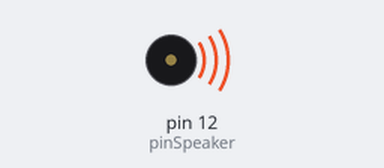
Simulated run of this sketch. Board: Arduino Uno, built with avr-gcc and run on an emulated ATmega328P. On the bench: buzzer (waves = sounding, pin HIGH).

Above: at 0.5 s.
Timing chart, 0 to 4.6 s (numbered marks = the images above):
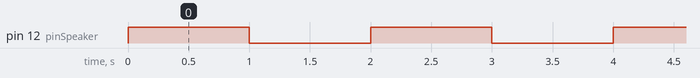

The sketch:

check_speaker.ino
```cpp
#define pinSpeaker 12

void setup() {
  Serial.begin(115200);
  pinMode(pinSpeaker, OUTPUT);
}

void loop() {
  digitalWrite(pinSpeaker, HIGH);
  delay(1000);
  digitalWrite(pinSpeaker, LOW);
  delay(1000);
}
```

Measured:
- by itself, pin 12 (pinSpeaker): alternates HIGH for 1.0 s and LOW for 1.0 s
